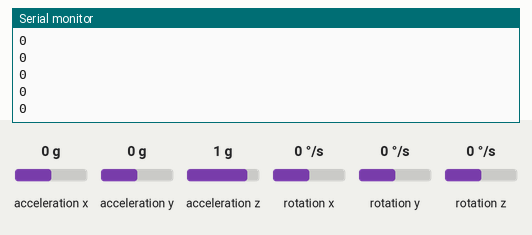
Bench run of a sketch on a simulated Arduino Uno, built with avr-gcc and run on an emulated ATmega328P. Shown: the last lines printed to the serial monitor. Wiring (inferred from the names in the program): MPU-6050 motion sensor at I2C address 0x68. The inputs (shaded band) are chosen by the test bench; at power-on: rotation x 0 °/s, acceleration x 0 g, acceleration y 0 g, acceleration z 1 g, rotation y 0 °/s, rotation z 0 °/s.

Above: at 1.2 s.
1.3 s: rotation x set to -192 °/s
At 2.3 s:
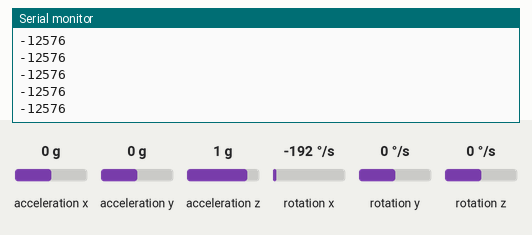
2.8 s: rotation x set to -100 °/s
At 3.7 s:
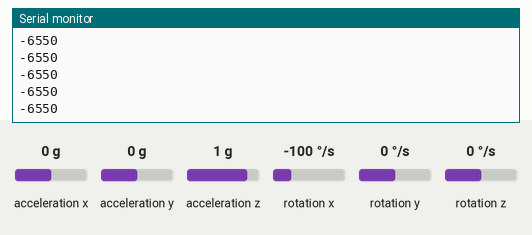
Timing chart, 0 to 5.8 s (numbered marks = the images above; inputs shaded):
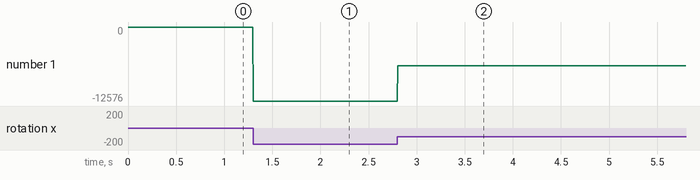

Measured:
- after the input at 1.3 s, the serial monitor: prints a new line at once (image 1)
- after the input at 2.8 s, the serial monitor: prints a new line at once (image 2)
- plotted number 1: 0 → -12576 after the input at 1.3 s, -12576 → -6550 after the input at 2.8 s

The sketch:

valeur_brut.ino
```cpp
#include <Wire.h>

#define MPU_ADDRESS 0x68 // I2C address of the MPU-6050
#define SSF_GYRO    65.5 // Sensitivity Scale Factor of the gyro

#define X  0     // X axis
#define Y  1     // Y axis
#define Z  2     // Z axis
#define FREQ 250 // Sampling frequency

int acc_raw[3]  = {0,0,0};
int gyro_raw[3] = {0,0,0};
int period;
int temperature = 0;
unsigned long int loop_timer;
unsigned long int now; // Exists just to reduce the calls to micros()
float gyro_angle[3]  = {0,0,0};
float gyro_offset[3] = {0,0,0};

/**
 * Configure la plage de fonctionnement du gyroscope et de l'accéléromètre :
 *  - accéléromètre: +/-8g
 *  - gyroscope: 500°/sec
 *
 * @return void
 */
void setupMpu6050Registers() {
    // Configure power management
    Wire.beginTransmission(MPU_ADDRESS); // Start communication with MPU
    Wire.write(0x6B);                    // Request the PWR_MGMT_1 register
    Wire.write(0x00);                    // Apply the desired configuration to the register
    Wire.endTransmission();              // End the transmission

    // Configure the gyro's sensitivity
    Wire.beginTransmission(MPU_ADDRESS); // Start communication with MPU
    Wire.write(0x1B);                    // Request the GYRO_CONFIG register
    Wire.write(0x08);                    // Apply the desired configuration to the register : ±500°/s
    Wire.endTransmission();              // End the transmission

    // Configure the acceleromter's sensitivity
    Wire.beginTransmission(MPU_ADDRESS); // Start communication with MPU
    Wire.write(0x1C);                    // Request the ACCEL_CONFIG register
    Wire.write(0x10);                    // Apply the desired configuration to the register : ±8g
    Wire.endTransmission();              // End the transmission

    // Configure low pass filter
    Wire.beginTransmission(MPU_ADDRESS); // Start communication with MPU
    Wire.write(0x1A);                    // Request the CONFIG register
    Wire.write(0x03);                    // Set Digital Low Pass Filter about ~43Hz
    Wire.endTransmission();              // End the transmission
}

void readSensor() {
    Wire.beginTransmission(MPU_ADDRESS);// Start communicating with the MPU-6050
    Wire.write(0x3B);                   // Send the requested starting register
    Wire.endTransmission();             // End the transmission
    Wire.requestFrom(MPU_ADDRESS,14);   // Request 14 bytes from the MPU-6050

    // Wait until all the bytes are received
    while(Wire.available() < 14);

    acc_raw[X]  = Wire.read() << 8 | Wire.read(); // Add the low and high byte to the acc_raw[X] variable
    acc_raw[Y]  = Wire.read() << 8 | Wire.read(); // Add the low and high byte to the acc_raw[Y] variable
    acc_raw[Z]  = Wire.read() << 8 | Wire.read(); // Add the low and high byte to the acc_raw[Z] variable
    temperature = Wire.read() << 8 | Wire.read(); // Add the low and high byte to the temperature variable
    gyro_raw[X] = Wire.read() << 8 | Wire.read(); // Add the low and high byte to the gyro_raw[X] variable
    gyro_raw[Y] = Wire.read() << 8 | Wire.read(); // Add the low and high byte to the gyro_raw[Y] variable
    gyro_raw[Z] = Wire.read() << 8 | Wire.read(); // Add the low and high byte to the gyro_raw[Z] variable

    Serial.println(gyro_raw[X]);

}

void setup(){
  Serial.begin(19200);
  setupMpu6050Registers();

}

void loop(){
  readSensor();
  delay(4);

}
```
